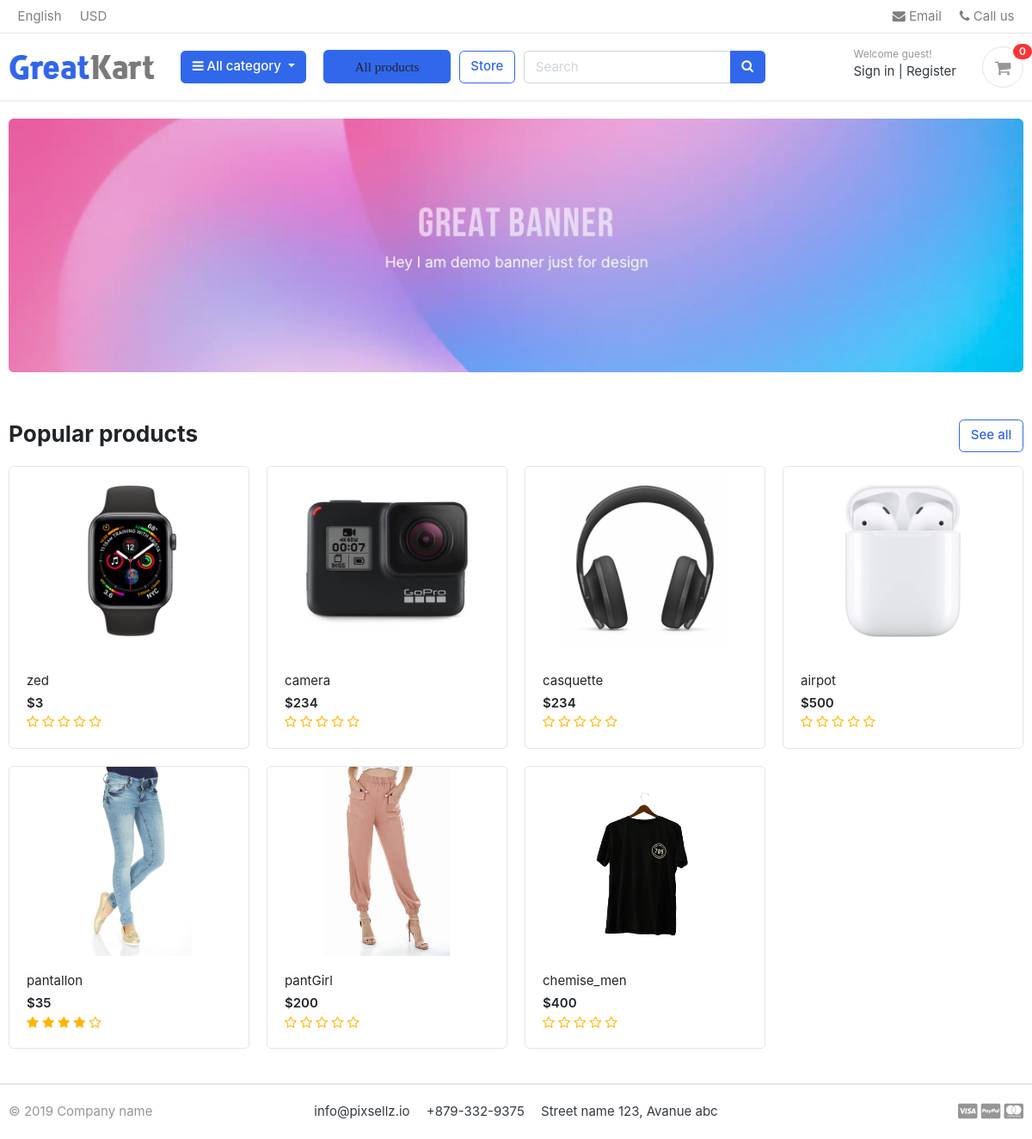
The page / on the database its author committed.
### store/models.py (models this page shows, shortened)
class Product(models.Model):
    product_name=models.CharField(max_length=50,unique=True)
    slug=models.SlugField(max_length=50,unique=True)
    description=models.TextField(max_length=500,blank=True)
    price=models.IntegerField()
    image=models.ImageField(upload_to='photos/products')
    stock=models.IntegerField()
    is_available=models.BooleanField(default=True)
    category=models.ForeignKey(category,on_delete=models.CASCADE)
    created_date=models.DateTimeField(auto_now_add=True)
    modified_date=models.DateTimeField(auto_now=True)
    def get_url(self):
        return reverse('products_details',args=[self.category.slug,self.slug])
    def averageReview(self):
        reviews=ReviewRating.objects.filter(product=self,status=True).aggregate(average=Avg('rating'))
        avg=0
        if reviews['average'] is not None:
            avg=float(reviews['average'])
        return avg

### e_commerce/views.py (the view)
# urls.py: path('',views.home,name='home'),
def home(request):
    products=Product.objects.all().filter(is_available=True).order_by('created_date')
    for product in products:
        reviews=ReviewRating.objects.filter(product_id=product.id,status=True)
    context={
        'products':products,
        'reviews':reviews
    }
    return render(request,'home.html',context)

### carts/context_processors.py (called while the page is built)
def counter(request):
    cart_count=0
    if 'admin' in request.path:
        return {}
    else:
        try:
            cart=Cart.objects.filter(cart_id=_cart_id(request))
            if request.user.is_authenticated:
                cart_items = CartItem.objects.all().filter(user=request.user)
            else:
                cart_items = CartItem.objects.all().filter(cart=cart[:1])
            for cart_item in cart_items:
                cart_count += cart_item.quantity
        except Cart.DoesNotExist:
            cart_count=0
    return dict(cart_count = cart_count)

### carts/views.py (called while the page is built)
def _cart_id(request):
    cart = request.session.session_key
    if not cart:
        request.session.create()
        cart = request.session.session_key
    return cart

### category/context_processor.py (called while the page is built)
def menu_link(request):
    links = category.objects.all()
    return dict(links=links)

### category/models.py (called while the page is built)
    def get_url(self):
        return reverse('products_by_category',args=[self.slug])

### e_commerce/templates/home.html (shortened to what this page needs)
{% extends 'base.html' %}
{%load static%}
{% block content %}
<section class="section-intro padding-y-sm">
<div class="container">
<div class="intro-banner-wrap">
	<img src="{% static 'images/banners/1.jpg'%}" class="img-fluid rounded">
</div>
</div>
</section>
<section class="section-name padding-y-sm">
<div class="container">
<header class="section-heading">
	<a href="{% url 'store'%}" class="btn btn-outline-primary float-right">See all</a>
	<h3 class="section-title">Popular products</h3>
</header>
<div class="row">
	{%for product in products %}
	<div class="col-md-3">
		<div class="card card-product-grid">
			<a href="{{ product.get_url }}" class="img-wrap"> <img src="{{ product.image.url }}"> </a>
			<figcaption class="info-wrap">
				<a href="{{ product.get_url }}" class="title">{{ product.product_name}}</a>
			<div class="price mt-1">${{ product.price}}</div>
			<div class="rating-star">
				<span>
					<i class="fa fa-star{% if product.averageReview  < 0.5 %}-o{% elif product.averageReview >= 0.5 and product.averageReview < 1 %}-half-o {% endif %}" aria_hidden="True"></i>
					<i class="fa fa-star{% if product.averageReview  < 1.5 %}-o{% elif product.averageReview >= 1.5 and product.averageReview < 2 %}-half-o {% endif %}" aria_hidden="True"></i>
					<i class="fa fa-star{% if product.averageReview  < 2.5 %}-o{% elif product.averageReview >= 2.5 and product.averageReview < 3 %}-half-o {% endif %}" aria_hidden="True"></i>
					<i class="fa fa-star{% if product.averageReview  < 3.5 %}-o{% elif product.averageReview >= 3.5 and product.averageReview < 4 %}-half-o {% endif %}" aria_hidden="True"></i>
					<i class="fa fa-star{% if product.averageReview  < 4.5 %}-o{% elif product.averageReview >= 4.5 and product.averageReview < 5 %}-half-o {% endif %}" aria_hidden="True"></i>
				</span>
				</div>
				</figcaption>
			</div>
		</div>
		{%endfor%}
	</div>
</div>
</section>
</html>
{% endblock %}

### e_commerce/static/css/ui.css (style rules this page uses)
html { font-family: "Inter", sans-serif; font-size: 15px; }
.img-wrap { text-align: center; display: block; }
.img-wrap img { max-width: 100%; }
.padding-y-sm { padding-top: 20px; padding-bottom: 20px; }
.section-heading { margin-bottom: 20px; margin-top: 15px; }
.section-title { color: #212529; }
[class*=card-product] a.title { color: #212529; display: block; }
[class*=card-product] .img-wrap { overflow: hidden; position: relative; }
[class*=card-product] .img-wrap img { height: 100%; max-width: 100%; width: auto; display: inline-block; -o-object-fit: cover; object-fit: cover; }
.card-product-grid { margin-bottom: 20px; }
.card-product-grid .img-wrap { border-radius: 0.2rem 0.2rem 0 0; height: 220px; }
.card-product-grid .info-wrap { overflow: hidden; padding: 18px 20px; }
.card .img-wrap { overflow: hidden; }
.price { font-weight: 600; color: #212529; }

### e_commerce/static/css/castomi.css (style rules this page uses)
.rating-star i { color:#ffb503 !important; }

### rows shown on the page
Product: image (picture), product_name "zed", price "3"
Product: image (picture), product_name "camera", price "234"
Product: image (picture), product_name "casquette", price "234"
Product: image (picture), product_name "airpot", price "500"
Product: image (picture), product_name "pantallon", price "35"
Product: image (picture), product_name "pantGirl", price "200"
Product: image (picture), product_name "chemise_men", price "400"

### other values the page prints
{{ cart_count }} "0"
